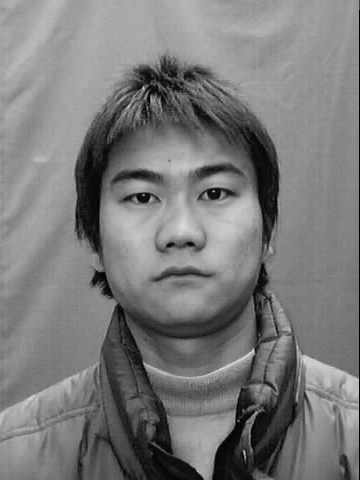
#> input picture experiment/stimuli/stim_input/1.jpg, 360 x 480 px; its folder holds only this picture in this run
$ python image_processor.py
#> lines starting #> are read from the running program, lines starting #| are printed output that depends on the picture
#> the answer given: y
#!/usr/bin/env python3
# -*- coding: utf-8 -*-
"""
图片批量处理工具
功能：
1. 统一图片尺寸为224x224
2. 转换为灰度图
3. 标准化亮度和对比度
4. 居中背景处理
"""

import os
import sys
from pathlib import Path

def install_requirements():
    """安装必要的依赖"""
    try:
        import cv2
        import numpy as np
        from PIL import Image, ImageEnhance
        return True
    except ImportError as e:
        print(f"缺少依赖: {e}")
        print("请运行: pip install opencv-python pillow numpy")
        return False

def process_single_image(input_path, output_path, target_size=(360, 360)):
    """处理单张图片"""
#> called with target_size = (360, 360)
    try:
        # 使用PIL处理图片
        from PIL import Image, ImageEnhance

        # 打开图片
        with Image.open(input_path) as img:
            # 转换为灰度图
#> img is the input picture: PIL image 360x480 L; min 0, max 219, mean 122.2
            gray_img = img.convert('L')

            # 计算缩放比例，保持宽高比
            original_width, original_height = gray_img.size
#> original_width = 360; original_height = 480
            target_width, target_height = target_size

            # 计算缩放比例
            scale = min(target_width / original_width, target_height / original_height)
#> scale = 0.75
            new_width = int(original_width * scale)
#> new_width = 270
            new_height = int(original_height * scale)
#> new_height = 360

            # 缩放图片
            resized_img = gray_img.resize((new_width, new_height), Image.Resampling.LANCZOS)

            # 创建目标尺寸的背景（灰色背景）
            background = Image.new('L', target_size, 128)  # 灰色背景
#> background: PIL image 360x360 L; every value is 128

            # 计算居中位置
            x_offset = (target_width - new_width) // 2
#> x_offset = 45
            y_offset = (target_height - new_height) // 2
#> y_offset = 0

            # 将图片粘贴到背景上
            background.paste(resized_img, (x_offset, y_offset))
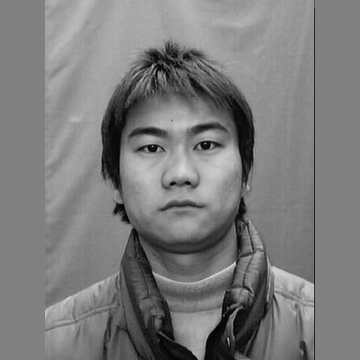
#> background: PIL image 360x360 L; min 0, max 218, mean 123.7

            # 调整对比度
            enhancer = ImageEnhance.Contrast(background)
            contrast_img = enhancer.enhance(1.1)

            # 调整亮度
            brightness_enhancer = ImageEnhance.Brightness(contrast_img)
            final_img = brightness_enhancer.enhance(1.05)

            # 保存图片
            final_img.save(output_path, 'JPEG', quality=95)

        return True

    except Exception as e:
        print(f"处理图片 {input_path} 时出错: {e}")
        return False

def batch_process():
    """批量处理图片"""
    # 检查依赖
    if not install_requirements():
        return False

    input_dir = Path("D:/桌面/网格/experiment/stimuli/stim_input")
    output_dir = Path("D:/桌面/网格/experiment/stimuli/stim_output")

    # 检查输入目录
    if not input_dir.exists():
        print(f"错误: 输入目录 {input_dir} 不存在")
        return False

    # 创建输出目录
    output_dir.mkdir(exist_ok=True)

    # 获取所有图片文件
    image_extensions = {'.jpg', '.jpeg', '.png', '.bmp'}
    image_files = []
    for ext in image_extensions:
        image_files.extend(input_dir.glob(f"*{ext}"))
        image_files.extend(input_dir.glob(f"*{ext.upper()}"))

    if not image_files:
        print("没有找到图片文件")
        return False

    print(f"找到 {len(image_files)} 个图片文件")

    success_count = 0
    error_count = 0

    for i, image_file in enumerate(image_files, 1):
        output_file = output_dir / image_file.name

        print(f"[{i}/{len(image_files)}] 处理: {image_file.name}")

        if process_single_image(image_file, output_file):
            print(f"  ✓ 成功")
            success_count += 1
        else:
            print(f"  ✗ 失败")
            error_count += 1

    print(f"\n处理完成!")
    print(f"成功: {success_count} 个文件")
    print(f"失败: {error_count} 个文件")
    print(f"总计: {len(image_files)} 个文件")

    return error_count == 0

def main():
    """主函数"""
    print("=" * 50)
    print("图片批量处理工具")
    print("=" * 50)

    # 确认操作
    try:
        confirm = input("确认要开始批量处理吗? (y/N): ").strip().lower()
        if confirm not in ['y', 'yes', '是']:
            print("操作已取消")
            return
    except:
        # 如果无法获取输入，直接执行
        pass

    # 执行批量处理
    success = batch_process()

    if success:
        print("\n所有图片处理成功!")
    else:
        print("\n部分图片处理失败")

if __name__ == "__main__":
    main()
